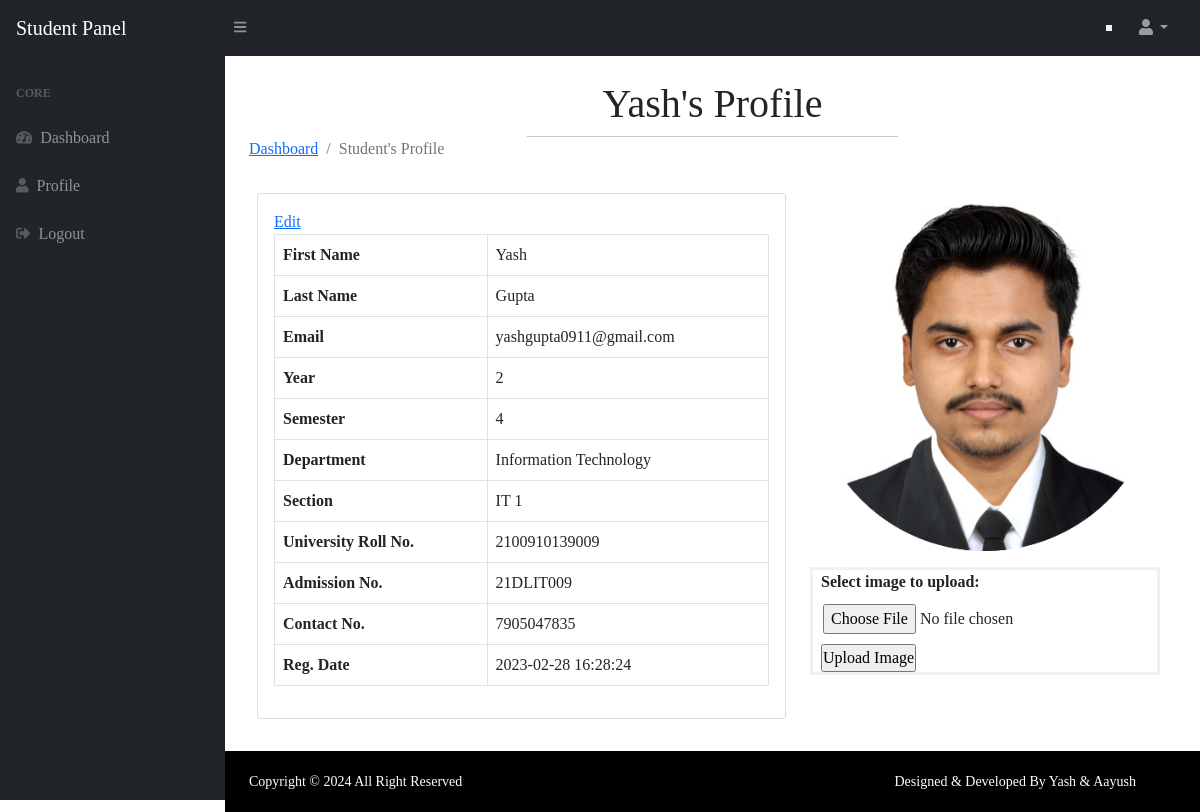
The app's page /profile.php (signed in), older data.
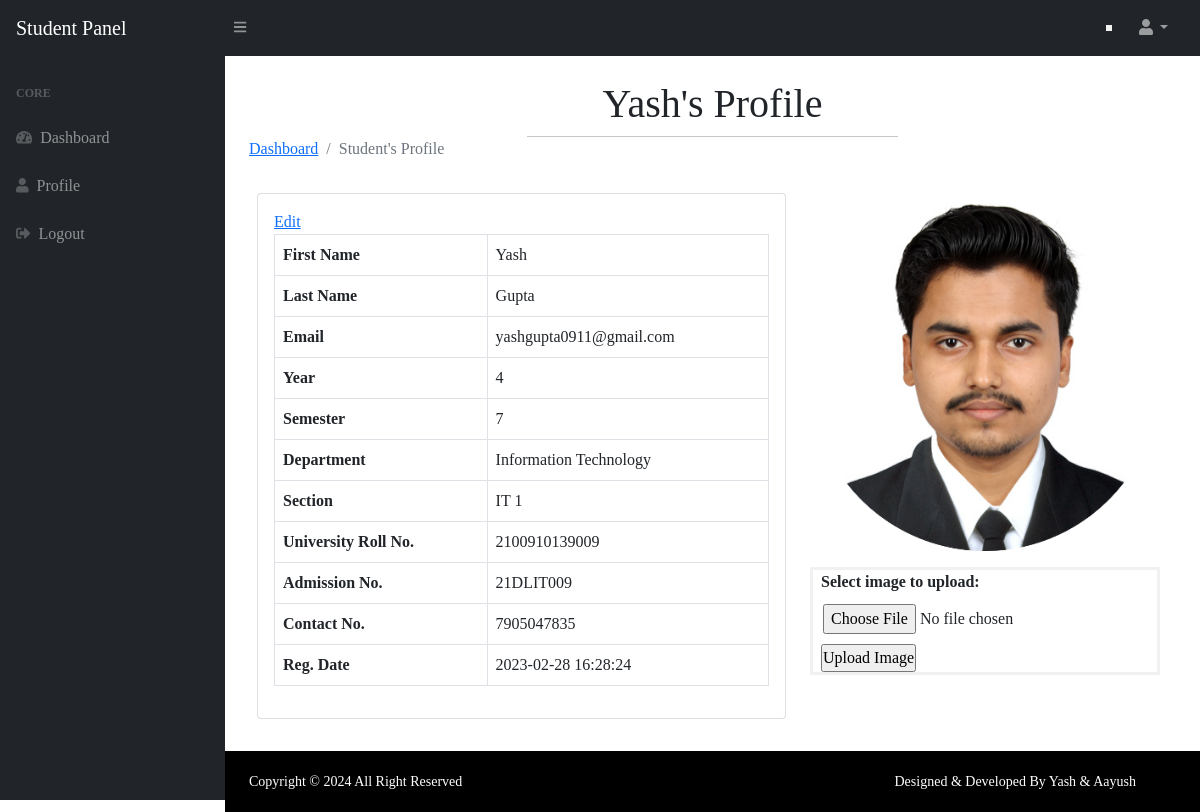
The same page, newer data.
### tables this page shows
CREATE TABLE `users` (
  `id` int(11) NOT NULL,
  `year` int(11) DEFAULT NULL,
  `semester` int(11) DEFAULT NULL,
  `department` varchar(255) NOT NULL,
  `section` varchar(255) DEFAULT NULL,
  `fname` varchar(255) DEFAULT NULL,
  `lname` varchar(255) DEFAULT NULL,
  `email` varchar(255) DEFAULT NULL,
  `urollno` varchar(13) DEFAULT NULL,
  `addno` varchar(9) DEFAULT NULL,
  `password` varchar(300) DEFAULT NULL,
  `contactno` varchar(11) DEFAULT NULL,
  `img` varchar(255) DEFAULT NULL,
  `posting_date` timestamp NOT NULL DEFAULT current_timestamp(),
  `feedback` int(11) NOT NULL DEFAULT 0,
  `activationcode` varchar(255) NOT NULL,
  `status` int(11) NOT NULL
);

### profile.php (the view, shortened to what this page needs)
<?php session_start();
include_once('includes/config.php');
if (strlen($_SESSION['id'] == 0)) {
    header('location:logout.php');
} else {
?>
    <!DOCTYPE html>
    <html lang="en">
    <head>
        <link href="https://cdn.jsdelivr.net/npm/simple-datatables@latest/dist/style.css" rel="stylesheet" />
        <link href="css/styles.css" rel="stylesheet" />
        <link href="css/style.css" rel="stylesheet" />
    </head>
    <body class="sb-nav-fixed">
        <?php include_once('includes/navbar.php'); ?>
        <div id="layoutSidenav">
            <?php include_once('includes/sidebar.php'); ?>
            <div id="layoutSidenav_content">
                <main>
                    <div class="container-fluid px-4">
                        <?php
                        $userid = $_SESSION['id'];
                        $query = mysqli_query($con, "select * from users where id='$userid'");
                        while ($result = mysqli_fetch_array($query)) { ?>
                            <h1 class="mt-4"><?php echo $result['fname']; ?>'s Profile</h1>
                            <hr>
                            <ol class="breadcrumb mb-4">
                                <li class="breadcrumb-item"><a href="welcome.php">Dashboard</a></li>
                                <li class="breadcrumb-item active">Student's Profile</li>
                            </ol>
                            <div class="d-flex bd-highlight">
                                <div class="p-2 flex-fill bd-highlight">
                                    <div class="card mb-4">
                                        <div class="card-body">
                                            <a href="edit-profile.php">Edit</a>
                                            <table class="table table-bordered">
                                                <tr>
                                                    <th>First Name</th>
                                                    <td><?php echo $result['fname']; ?></td>
                                                </tr>
                                                <tr>
                                                    <th>Last Name</th>
                                                    <td><?php echo $result['lname']; ?></td>
                                                </tr>
                                                <tr>
                                                    <th>Email</th>
                                                    <td colspan="3"><?php echo $result['email']; ?></td>
                                                </tr>
                                                <tr>
                                                    <th>Year</th>
                                                    <td colspan="3"><?php echo $result['year']; ?></td>
                                                </tr>
                                                <tr>
                                                    <th>Semester</th>
                                                    <td colspan="3"><?php echo $result['semester']; ?></td>
                                                </tr>
                                                <tr>
                                                    <th>Department</th>
                                                    <td colspan="3"><?php echo $result['department']; ?></td>
                                                </tr>
                                                <tr>
                                                    <th>Section</th>
                                                    <td colspan="3"><?php echo $result['section']; ?></td>
                                                </tr>
                                                <tr>
                                                    <th>University Roll No.</th>
                                                    <td colspan="3"><?php echo $result['urollno']; ?></td>
                                                </tr>
                                                <tr>
                                                    <th>Admission No.</th>
                                                    <td colspan="3"><?php echo $result['addno']; ?></td>
                                                </tr>
                                                <tr>
                                                    <th>Contact No.</th>
                                                    <td colspan="3"><?php echo $result['contactno']; ?></td>
                                                </tr>
                                                <tr>
                                                    <th>Reg. Date</th>
                                                    <td colspan="3"><?php echo $result['posting_date']; ?></td>
                                                </tr>
                                            </table>
                                        </div>
                                    </div>
                                </div>
                                <div class="p-2 bd-highlight  d-flex justify-content-center">
                                    <div class="d-flex flex-column bd-highlight mb-3">
                                        <div class="p-2 bd-highlight">
                                            <?php
                                            $q = mysqli_query($con, "select img from users where id='" . $_SESSION['id'] . "'");
                                            $row = mysqli_fetch_assoc($q);
                                            if (!isset($row['img']))
                                            {
                                            ?>
                                                <a href="#"><img style="border-radius:50px" src="assets/img/stuimg.webp" width="350" height="350" alt="not found" /></a>
                                            <?php
                                            } else {
                                            ?>
                                                <a href="#"><img style="border-radius:50px" src="uploads/<?php echo $row['img']; ?>" width="350" height="350" alt="not found" /></a>
                                            <?php
                                            }
                                            ?>
                                        </div>
                                        <div class="p-2 bd-highlight">
                                            <form action="upload.php" method="post" enctype="multipart/form-data">
                                                <b class="mx-2">Select image to upload:</b> <br>
                                                <input type="file" name="fileToUpload" id="fileToUpload" style="padding:10px;"> <br>
                                                <div class="mx-2"><input type="submit" value="Upload Image" name="submit"></div>
                                            </form>
                                        </div>
                                    </div>
                                </div>
                            </div>
                        <?php } ?>
                    </div>
                </main>
                <?php include_once('includes/footer.php'); ?>
            </div>
        </div>
    </body>
    </html>
<?php } ?>

### includes/navbar.php (shortened to what this page needs)
<nav class="sb-topnav navbar navbar-expand navbar-dark bg-dark">
    <a class="navbar-brand ps-3" href="index.html">Student Panel</a>
    <button class="btn btn-link btn-sm order-1 order-lg-0 me-4 me-lg-0" id="sidebarToggle" href="#!"><i class="fas fa-bars"></i></button>
    <form class="d-none d-md-inline-block form-inline ms-auto me-0 me-md-3 my-2 my-md-0">
    </form>
    <ul class="navbar-nav ms-auto ms-md-0 me-3 me-lg-4">
        <li class="nav-item dropdown">
            <a class="nav-link dropdown-toggle" id="navbarDropdown" href="#" role="button" data-bs-toggle="dropdown" aria-expanded="false"><i class="fas fa-user fa-fw"></i></a>
        </li>
    </ul>
</nav>

### includes/sidebar.php
<div id="layoutSidenav_nav">
    <nav class="sb-sidenav accordion sb-sidenav-dark" id="sidenavAccordion">
        <div class="sb-sidenav-menu">
            <div class="nav">
                <div class="sb-sidenav-menu-heading">Core</div>
                <a class="nav-link" href="welcome.php">
                    <div class="sb-nav-link-icon"><i class="fas fa-tachometer-alt"></i></div>
                    Dashboard
                </a>
                <a class="nav-link" href="profile.php">
                    <div class="sb-nav-link-icon"><i class="fas fa-user"></i></div>
                    Profile
                </a>
                <a class="nav-link" href="logout.php">
                    <div class="sb-nav-link-icon"><i class="fas fa-sign-out-alt"></i></div>
                    Logout
                </a>
            </div>
        </div>
    </nav>
</div>

### includes/footer.php
<div id="layoutAuthentication_footer">
             <footer class="py-4 bg-light mt-auto" style="background-color: black !important">
                 <div class="container-fluid px-4">
                     <div class="d-flex align-items-center justify-content-between small">
                         <div class="text-muted footerLeft">Copyright &copy; <?php echo date('Y');?> All Right Reserved</div>
                         <div class="footerRight">
                             <a href="https://jssaten.ac.in//pview/IT" target="_blank">Designed & Developed By Yash & Aayush</a>
                         </div>
                     </div>
                 </div>
             </footer>
         </div>

### css/style.css (style rules this page uses)
* { margin: 0; padding: 0; font-family: 'Times New Roman', Times, serif !important; }
hr { width: 40%; margin: auto !important; }
.footerLeft { float: left; color: white !important; }
.footerRight { float: right; margin-right: 40px; }
.footerRight a { color: white; text-decoration: none; }
form { border: 3px solid #f1f1f1; }

Row changes from the older to the newer data that the page shows:
changed users "Yash": year "2" → "4"; semester "4" → "7"
